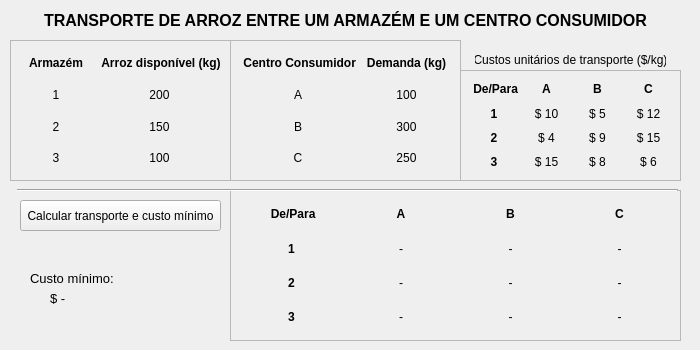
<?xml version="1.0" encoding="UTF-8"?>
<ui version="4.0">
 <class>Form</class>
 <widget class="QWidget" name="Form">
  <property name="geometry">
   <rect>
    <x>0</x>
    <y>0</y>
    <width>700</width>
    <height>350</height>
   </rect>
  </property>
  <property name="windowTitle">
   <string>Programação Linear - Transporte - Trabalho 7</string>
  </property>
  <widget class="QFrame" name="frame">
   <property name="geometry">
    <rect>
     <x>10</x>
     <y>40</y>
     <width>221</width>
     <height>141</height>
    </rect>
   </property>
   <property name="frameShape">
    <enum>QFrame::StyledPanel</enum>
   </property>
   <property name="frameShadow">
    <enum>QFrame::Raised</enum>
   </property>
   <layout class="QGridLayout" name="gridLayout_3">
    <item row="0" column="0">
     <layout class="QGridLayout" name="gridLayout_2">
      <item row="2" column="0">
       <widget class="QLabel" name="label_4">
        <property name="text">
         <string>2</string>
        </property>
        <property name="alignment">
         <set>Qt::AlignCenter</set>
        </property>
       </widget>
      </item>
      <item row="1" column="0">
       <widget class="QLabel" name="label_3">
        <property name="text">
         <string>1</string>
        </property>
        <property name="alignment">
         <set>Qt::AlignCenter</set>
        </property>
       </widget>
      </item>
      <item row="0" column="0">
       <widget class="QLabel" name="label_2">
        <property name="font">
         <font>
          <weight>75</weight>
          <bold>true</bold>
         </font>
        </property>
        <property name="text">
         <string>Armazém</string>
        </property>
        <property name="alignment">
         <set>Qt::AlignCenter</set>
        </property>
       </widget>
      </item>
      <item row="0" column="1">
       <widget class="QLabel" name="label">
        <property name="font">
         <font>
          <weight>75</weight>
          <bold>true</bold>
         </font>
        </property>
        <property name="text">
         <string> Arroz disponível (kg)</string>
        </property>
        <property name="alignment">
         <set>Qt::AlignCenter</set>
        </property>
       </widget>
      </item>
      <item row="3" column="0">
       <widget class="QLabel" name="label_5">
        <property name="text">
         <string>3</string>
        </property>
        <property name="alignment">
         <set>Qt::AlignCenter</set>
        </property>
       </widget>
      </item>
      <item row="1" column="1">
       <widget class="QLabel" name="label_6">
        <property name="text">
         <string>200</string>
        </property>
        <property name="alignment">
         <set>Qt::AlignCenter</set>
        </property>
       </widget>
      </item>
      <item row="2" column="1">
       <widget class="QLabel" name="label_7">
        <property name="text">
         <string>150</string>
        </property>
        <property name="alignment">
         <set>Qt::AlignCenter</set>
        </property>
       </widget>
      </item>
      <item row="3" column="1">
       <widget class="QLabel" name="label_8">
        <property name="text">
         <string>100</string>
        </property>
        <property name="alignment">
         <set>Qt::AlignCenter</set>
        </property>
       </widget>
      </item>
     </layout>
    </item>
   </layout>
  </widget>
  <widget class="QFrame" name="frame_2">
   <property name="geometry">
    <rect>
     <x>230</x>
     <y>40</y>
     <width>231</width>
     <height>141</height>
    </rect>
   </property>
   <property name="frameShape">
    <enum>QFrame::StyledPanel</enum>
   </property>
   <property name="frameShadow">
    <enum>QFrame::Raised</enum>
   </property>
   <layout class="QGridLayout" name="gridLayout_4">
    <item row="0" column="0">
     <layout class="QGridLayout" name="gridLayout_5">
      <item row="1" column="0">
       <widget class="QLabel" name="label_10">
        <property name="text">
         <string>A</string>
        </property>
        <property name="alignment">
         <set>Qt::AlignCenter</set>
        </property>
       </widget>
      </item>
      <item row="0" column="0">
       <widget class="QLabel" name="label_11">
        <property name="font">
         <font>
          <weight>75</weight>
          <bold>true</bold>
         </font>
        </property>
        <property name="text">
         <string> Centro Consumidor</string>
        </property>
        <property name="alignment">
         <set>Qt::AlignCenter</set>
        </property>
       </widget>
      </item>
      <item row="2" column="0">
       <widget class="QLabel" name="label_9">
        <property name="text">
         <string>B</string>
        </property>
        <property name="alignment">
         <set>Qt::AlignCenter</set>
        </property>
       </widget>
      </item>
      <item row="0" column="1">
       <widget class="QLabel" name="label_12">
        <property name="font">
         <font>
          <weight>75</weight>
          <bold>true</bold>
         </font>
        </property>
        <property name="text">
         <string>Demanda (kg)</string>
        </property>
        <property name="alignment">
         <set>Qt::AlignCenter</set>
        </property>
       </widget>
      </item>
      <item row="1" column="1">
       <widget class="QLabel" name="label_14">
        <property name="text">
         <string>100</string>
        </property>
        <property name="alignment">
         <set>Qt::AlignCenter</set>
        </property>
       </widget>
      </item>
      <item row="2" column="1">
       <widget class="QLabel" name="label_15">
        <property name="text">
         <string>300</string>
        </property>
        <property name="alignment">
         <set>Qt::AlignCenter</set>
        </property>
       </widget>
      </item>
      <item row="3" column="1">
       <widget class="QLabel" name="label_16">
        <property name="text">
         <string>250</string>
        </property>
        <property name="alignment">
         <set>Qt::AlignCenter</set>
        </property>
       </widget>
      </item>
      <item row="3" column="0">
       <widget class="QLabel" name="label_13">
        <property name="text">
         <string>C</string>
        </property>
        <property name="alignment">
         <set>Qt::AlignCenter</set>
        </property>
       </widget>
      </item>
     </layout>
    </item>
   </layout>
  </widget>
  <widget class="QLabel" name="label_17">
   <property name="geometry">
    <rect>
     <x>0</x>
     <y>10</y>
     <width>691</width>
     <height>20</height>
    </rect>
   </property>
   <property name="font">
    <font>
     <pointsize>12</pointsize>
     <weight>75</weight>
     <bold>true</bold>
    </font>
   </property>
   <property name="text">
    <string>TRANSPORTE DE ARROZ ENTRE UM ARMAZÉM E UM CENTRO CONSUMIDOR</string>
   </property>
   <property name="alignment">
    <set>Qt::AlignCenter</set>
   </property>
  </widget>
  <widget class="QFrame" name="frame_3">
   <property name="geometry">
    <rect>
     <x>460</x>
     <y>70</y>
     <width>221</width>
     <height>111</height>
    </rect>
   </property>
   <property name="frameShape">
    <enum>QFrame::StyledPanel</enum>
   </property>
   <property name="frameShadow">
    <enum>QFrame::Raised</enum>
   </property>
   <layout class="QGridLayout" name="gridLayout_6">
    <item row="0" column="0">
     <layout class="QGridLayout" name="gridLayout_7">
      <item row="3" column="0">
       <widget class="QLabel" name="label_22">
        <property name="font">
         <font>
          <weight>75</weight>
          <bold>true</bold>
         </font>
        </property>
        <property name="text">
         <string>3</string>
        </property>
        <property name="alignment">
         <set>Qt::AlignCenter</set>
        </property>
       </widget>
      </item>
      <item row="1" column="0">
       <widget class="QLabel" name="label_19">
        <property name="font">
         <font>
          <weight>75</weight>
          <bold>true</bold>
         </font>
        </property>
        <property name="text">
         <string>1</string>
        </property>
        <property name="alignment">
         <set>Qt::AlignCenter</set>
        </property>
       </widget>
      </item>
      <item row="1" column="1">
       <widget class="QLabel" name="label_23">
        <property name="text">
         <string>$ 10</string>
        </property>
        <property name="alignment">
         <set>Qt::AlignCenter</set>
        </property>
       </widget>
      </item>
      <item row="2" column="1">
       <widget class="QLabel" name="label_24">
        <property name="text">
         <string>$ 4</string>
        </property>
        <property name="alignment">
         <set>Qt::AlignCenter</set>
        </property>
       </widget>
      </item>
      <item row="0" column="0">
       <widget class="QLabel" name="label_20">
        <property name="font">
         <font>
          <weight>75</weight>
          <bold>true</bold>
         </font>
        </property>
        <property name="text">
         <string> De/Para</string>
        </property>
        <property name="alignment">
         <set>Qt::AlignCenter</set>
        </property>
       </widget>
      </item>
      <item row="0" column="1">
       <widget class="QLabel" name="label_21">
        <property name="font">
         <font>
          <weight>75</weight>
          <bold>true</bold>
         </font>
        </property>
        <property name="text">
         <string>A</string>
        </property>
        <property name="alignment">
         <set>Qt::AlignCenter</set>
        </property>
       </widget>
      </item>
      <item row="2" column="0">
       <widget class="QLabel" name="label_18">
        <property name="font">
         <font>
          <weight>75</weight>
          <bold>true</bold>
         </font>
        </property>
        <property name="text">
         <string>2</string>
        </property>
        <property name="alignment">
         <set>Qt::AlignCenter</set>
        </property>
       </widget>
      </item>
      <item row="3" column="1">
       <widget class="QLabel" name="label_25">
        <property name="text">
         <string>$ 15</string>
        </property>
        <property name="alignment">
         <set>Qt::AlignCenter</set>
        </property>
       </widget>
      </item>
      <item row="1" column="2">
       <widget class="QLabel" name="label_26">
        <property name="text">
         <string>$ 5</string>
        </property>
        <property name="alignment">
         <set>Qt::AlignCenter</set>
        </property>
       </widget>
      </item>
      <item row="1" column="3">
       <widget class="QLabel" name="label_27">
        <property name="text">
         <string>$ 12</string>
        </property>
        <property name="alignment">
         <set>Qt::AlignCenter</set>
        </property>
       </widget>
      </item>
      <item row="0" column="2">
       <widget class="QLabel" name="label_28">
        <property name="font">
         <font>
          <weight>75</weight>
          <bold>true</bold>
         </font>
        </property>
        <property name="text">
         <string>B</string>
        </property>
        <property name="alignment">
         <set>Qt::AlignCenter</set>
        </property>
       </widget>
      </item>
      <item row="0" column="3">
       <widget class="QLabel" name="label_29">
        <property name="font">
         <font>
          <weight>75</weight>
          <bold>true</bold>
         </font>
        </property>
        <property name="text">
         <string>C</string>
        </property>
        <property name="alignment">
         <set>Qt::AlignCenter</set>
        </property>
       </widget>
      </item>
      <item row="2" column="2">
       <widget class="QLabel" name="label_30">
        <property name="text">
         <string>$ 9</string>
        </property>
        <property name="alignment">
         <set>Qt::AlignCenter</set>
        </property>
       </widget>
      </item>
      <item row="2" column="3">
       <widget class="QLabel" name="label_31">
        <property name="text">
         <string>$ 15</string>
        </property>
        <property name="alignment">
         <set>Qt::AlignCenter</set>
        </property>
       </widget>
      </item>
      <item row="3" column="2">
       <widget class="QLabel" name="label_32">
        <property name="text">
         <string>$ 8</string>
        </property>
        <property name="alignment">
         <set>Qt::AlignCenter</set>
        </property>
       </widget>
      </item>
      <item row="3" column="3">
       <widget class="QLabel" name="label_33">
        <property name="text">
         <string>$ 6</string>
        </property>
        <property name="alignment">
         <set>Qt::AlignCenter</set>
        </property>
       </widget>
      </item>
     </layout>
    </item>
   </layout>
  </widget>
  <widget class="QLabel" name="label_34">
   <property name="geometry">
    <rect>
     <x>475</x>
     <y>50</y>
     <width>191</width>
     <height>20</height>
    </rect>
   </property>
   <property name="text">
    <string>Custos unitários de transporte ($/kg)</string>
   </property>
   <property name="alignment">
    <set>Qt::AlignCenter</set>
   </property>
  </widget>
  <widget class="QPushButton" name="pushButton">
   <property name="geometry">
    <rect>
     <x>20</x>
     <y>200</y>
     <width>201</width>
     <height>31</height>
    </rect>
   </property>
   <property name="text">
    <string>Calcular transporte e custo mínimo</string>
   </property>
  </widget>
  <widget class="QFrame" name="frame_4">
   <property name="geometry">
    <rect>
     <x>230</x>
     <y>190</y>
     <width>451</width>
     <height>151</height>
    </rect>
   </property>
   <property name="frameShape">
    <enum>QFrame::StyledPanel</enum>
   </property>
   <property name="frameShadow">
    <enum>QFrame::Raised</enum>
   </property>
   <layout class="QGridLayout" name="gridLayout_8">
    <item row="0" column="0">
     <layout class="QGridLayout" name="gridLayout_9">
      <item row="3" column="0">
       <widget class="QLabel" name="label_35">
        <property name="font">
         <font>
          <weight>75</weight>
          <bold>true</bold>
         </font>
        </property>
        <property name="text">
         <string>3</string>
        </property>
        <property name="alignment">
         <set>Qt::AlignCenter</set>
        </property>
       </widget>
      </item>
      <item row="1" column="0">
       <widget class="QLabel" name="label_36">
        <property name="font">
         <font>
          <weight>75</weight>
          <bold>true</bold>
         </font>
        </property>
        <property name="text">
         <string>1</string>
        </property>
        <property name="alignment">
         <set>Qt::AlignCenter</set>
        </property>
       </widget>
      </item>
      <item row="1" column="1">
       <widget class="QLabel" name="label_37">
        <property name="text">
         <string>-</string>
        </property>
        <property name="alignment">
         <set>Qt::AlignCenter</set>
        </property>
       </widget>
      </item>
      <item row="2" column="1">
       <widget class="QLabel" name="label_38">
        <property name="text">
         <string>-</string>
        </property>
        <property name="alignment">
         <set>Qt::AlignCenter</set>
        </property>
       </widget>
      </item>
      <item row="0" column="0">
       <widget class="QLabel" name="label_39">
        <property name="font">
         <font>
          <weight>75</weight>
          <bold>true</bold>
         </font>
        </property>
        <property name="text">
         <string> De/Para</string>
        </property>
        <property name="alignment">
         <set>Qt::AlignCenter</set>
        </property>
       </widget>
      </item>
      <item row="0" column="1">
       <widget class="QLabel" name="label_40">
        <property name="font">
         <font>
          <weight>75</weight>
          <bold>true</bold>
         </font>
        </property>
        <property name="text">
         <string>A</string>
        </property>
        <property name="alignment">
         <set>Qt::AlignCenter</set>
        </property>
       </widget>
      </item>
      <item row="2" column="0">
       <widget class="QLabel" name="label_41">
        <property name="font">
         <font>
          <weight>75</weight>
          <bold>true</bold>
         </font>
        </property>
        <property name="text">
         <string>2</string>
        </property>
        <property name="alignment">
         <set>Qt::AlignCenter</set>
        </property>
       </widget>
      </item>
      <item row="3" column="1">
       <widget class="QLabel" name="label_42">
        <property name="text">
         <string>-</string>
        </property>
        <property name="alignment">
         <set>Qt::AlignCenter</set>
        </property>
       </widget>
      </item>
      <item row="1" column="2">
       <widget class="QLabel" name="label_43">
        <property name="text">
         <string>-</string>
        </property>
        <property name="alignment">
         <set>Qt::AlignCenter</set>
        </property>
       </widget>
      </item>
      <item row="1" column="3">
       <widget class="QLabel" name="label_44">
        <property name="text">
         <string>-</string>
        </property>
        <property name="alignment">
         <set>Qt::AlignCenter</set>
        </property>
       </widget>
      </item>
      <item row="0" column="2">
       <widget class="QLabel" name="label_45">
        <property name="font">
         <font>
          <weight>75</weight>
          <bold>true</bold>
         </font>
        </property>
        <property name="text">
         <string>B</string>
        </property>
        <property name="alignment">
         <set>Qt::AlignCenter</set>
        </property>
       </widget>
      </item>
      <item row="0" column="3">
       <widget class="QLabel" name="label_46">
        <property name="font">
         <font>
          <weight>75</weight>
          <bold>true</bold>
         </font>
        </property>
        <property name="text">
         <string>C</string>
        </property>
        <property name="alignment">
         <set>Qt::AlignCenter</set>
        </property>
       </widget>
      </item>
      <item row="2" column="2">
       <widget class="QLabel" name="label_47">
        <property name="text">
         <string>-</string>
        </property>
        <property name="alignment">
         <set>Qt::AlignCenter</set>
        </property>
       </widget>
      </item>
      <item row="2" column="3">
       <widget class="QLabel" name="label_48">
        <property name="text">
         <string>-</string>
        </property>
        <property name="alignment">
         <set>Qt::AlignCenter</set>
        </property>
       </widget>
      </item>
      <item row="3" column="2">
       <widget class="QLabel" name="label_49">
        <property name="text">
         <string>-</string>
        </property>
        <property name="alignment">
         <set>Qt::AlignCenter</set>
        </property>
       </widget>
      </item>
      <item row="3" column="3">
       <widget class="QLabel" name="label_50">
        <property name="text">
         <string>-</string>
        </property>
        <property name="alignment">
         <set>Qt::AlignCenter</set>
        </property>
       </widget>
      </item>
     </layout>
    </item>
   </layout>
  </widget>
  <widget class="QLabel" name="label_51">
   <property name="geometry">
    <rect>
     <x>30</x>
     <y>270</y>
     <width>91</width>
     <height>16</height>
    </rect>
   </property>
   <property name="font">
    <font>
     <pointsize>10</pointsize>
    </font>
   </property>
   <property name="text">
    <string>Custo mínimo:</string>
   </property>
  </widget>
  <widget class="QLabel" name="label_52">
   <property name="geometry">
    <rect>
     <x>50</x>
     <y>290</y>
     <width>81</width>
     <height>16</height>
    </rect>
   </property>
   <property name="font">
    <font>
     <pointsize>10</pointsize>
    </font>
   </property>
   <property name="text">
    <string>$ -</string>
   </property>
  </widget>
  <widget class="Line" name="line">
   <property name="geometry">
    <rect>
     <x>17</x>
     <y>180</y>
     <width>661</width>
     <height>20</height>
    </rect>
   </property>
   <property name="orientation">
    <enum>Qt::Horizontal</enum>
   </property>
  </widget>
  <zorder>frame</zorder>
  <zorder>frame_2</zorder>
  <zorder>label_17</zorder>
  <zorder>frame_3</zorder>
  <zorder>label_22</zorder>
  <zorder>label_34</zorder>
  <zorder>pushButton</zorder>
  <zorder>frame_4</zorder>
  <zorder>label_51</zorder>
  <zorder>label_52</zorder>
  <zorder>line</zorder>
 </widget>
 <resources/>
 <connections/>
</ui>
